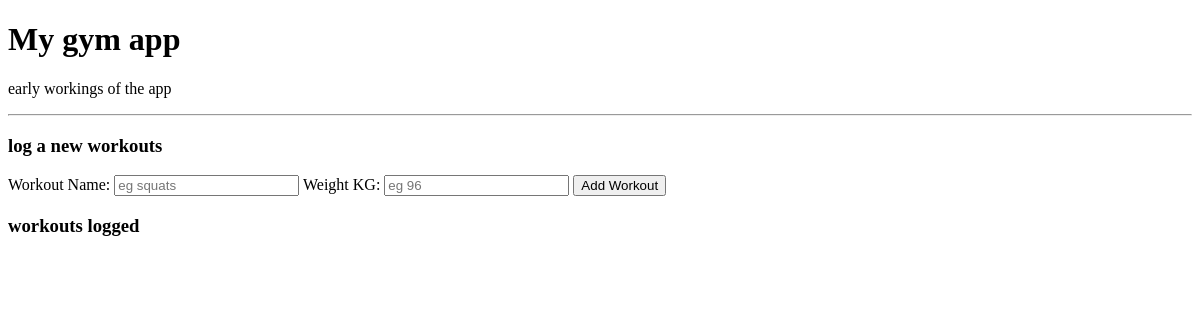
Before: / with the older database file.
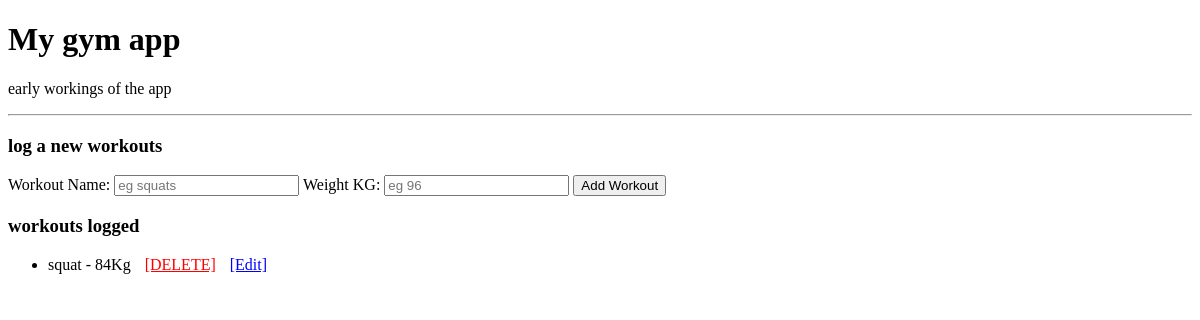
After: the same page with the newer database file.
### tables this page shows
CREATE TABLE workouts(id INTEGER PRIMARY KEY AUTOINCREMENT , name TEXT NOT NULL , weight TEXT NOT NULL);

### app.py (the view, shortened to what this page needs)
@app.route('/' , methods = ["GET" , "POST"])
def home():
    conn = sqlite3.connect("gym.db")
    cursor = conn.cursor()
    cursor.execute("SELECT id , name , weight FROM workouts")
    rows = cursor.fetchall()
    conn.close()
    formatted_workouts = [{"id":row[0] , "name":row[1] , "weight":row[2]} for row in rows]
    return render_template("index.html", savedworkout = formatted_workouts)

### templates/index.html (shortened to what this page needs)
<!DOCTYPE html>
<html lang="eng">
<head>
</head>
<body>
    <h1>My gym app</h1>
    <p>early workings of the app</p>
    <hr>
    <h3> log a new workouts</h3>
    <form action = "/" method = "POST">
        <label for = "workout_name">Workout Name:</label>
        <input type = "text" id = "workout_name" name = "workout_name" required placeholder="eg squats">
        <label for = "weight">Weight KG:</label>
        <input type ="number" id = "weight" name = "weight" required placeholder="eg 96">
        <button type = "submit">Add Workout</button>
    </form>
    <h3> workouts logged</h3>
    <ul>
        {%for w in savedworkout%}
            <li>
                {{w.name}} - {{w.weight}}Kg
                <a href = "/delete/{{w.id}}" style = "color: red; margin-left: 10px;">[DELETE]</a>
                <a href="/update/{{ w.id }}" style="color: blue; margin-left: 10px;">[Edit]</a>
            </li>
        {% endfor %}
    </ul>
</body>
</html>

Changed rows visible on the page:
added workouts: name "squat", weight "84"
